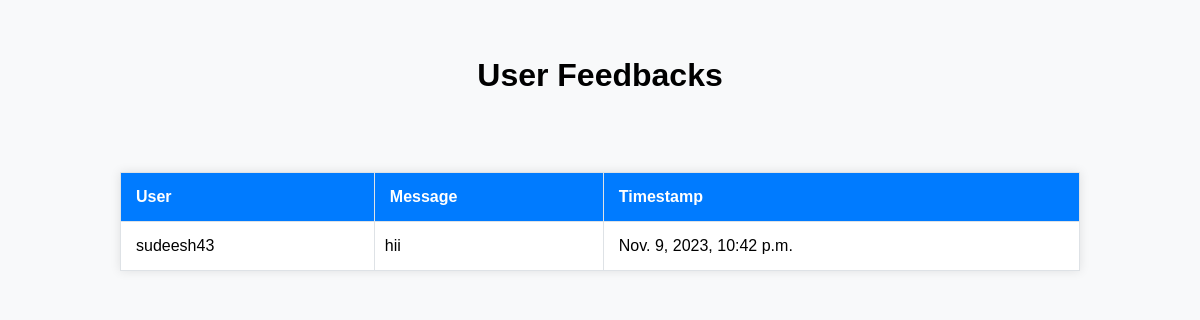
Page /adminfeedback on the earlier database version.
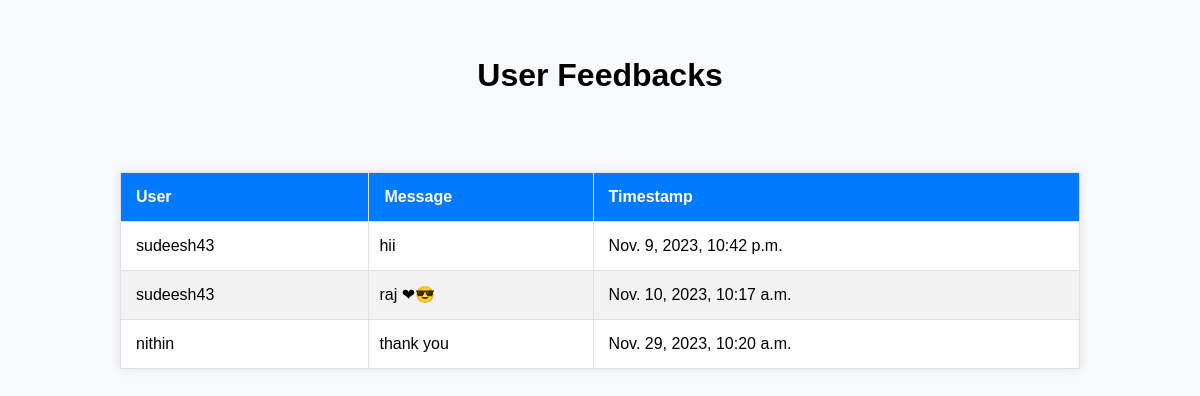
Same page on the later database version.
### MyApp/models.py (models this page shows, shortened)
class Feedback(models.Model):
    user = models.ForeignKey(User, on_delete=models.CASCADE)
    message = models.TextField()
    created_at = models.DateTimeField(auto_now_add=True)

class User(AbstractUser):
    class Role(models.TextChoices):
        ADMIN = "ADMIN", "Admin"
        USER = "USER", "User"
        OFFICER = "OFFICER", "Officer"
    role = models.CharField(
        max_length=50,
        choices=Role.choices,
        default=Role.USER,
    )
    groups = models.ManyToManyField(
        Group,
        verbose_name="Groups",
        blank=True,
        related_name="myapp_user_set",
        related_query_name="user",
    )
    user_permissions = models.ManyToManyField(
        Permission,
        verbose_name="User Permissions",
        blank=True,
        related_name="myapp_user_set",
        related_query_name="user",
    )

### MyApp/views.py (the view)
# urls.py: path("adminfeedback",views.adminfeedback,name='adminfeedback'),
def adminfeedback(request):
    feedback_list = Feedback.objects.all()
    return render(request, 'admin/adminfeedback.html', {'feedback_list': feedback_list})

### templates/admin/adminfeedback.html (shortened to what this page needs)
{% load static %}
{% block body %}
<body>
    <center><br><br><h1>User Feedbacks</h1></center><br><br>
    <table border="1">
        <thead>
            <tr>
                <th>User</th>
                <th>Message</th>
                <th>Timestamp</th>
            </tr>
        </thead>
        <tbody>
            {% for feedback in feedback_list %}
                <tr>
                    <td>{{ feedback.user.username }}</td>
                    <td>{{ feedback.message }}</td>
                    <td>{{ feedback.created_at }}</td>
                </tr>
            {% endfor %}
        </tbody>
    </table>
    {% endblock body %}
</body>
</html>

Differences in the rows shown:
added Feedback: user.username "sudeesh43", message "raj ❤😎", created_at "Nov. 10, 2023, 10:17 a.m."
added Feedback: user.username "nithin", message "thank you", created_at "Nov. 29, 2023, 10:20 a.m."
